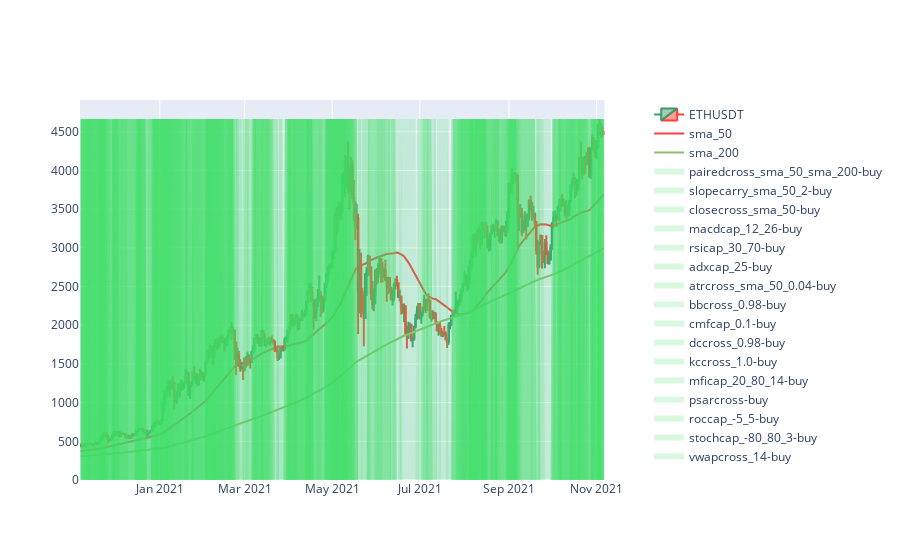

The cell this chart's notebook holds for it:
### Markdown cell above
Most Kline methods remain available.

### Code cell
kline_d.plot(365, indicators=['sma_50', 'sma_200'], signals=kline_d.signals)

### Figure 1 — Plotly figure (JSON) as saved in the notebook; plotly's stock layout.template omitted (floating-point values rounded to 4 significant figures; data arrays with more than 128 entries replaced by an {"elided": "..."} marker saying what was removed)
{"data": [{"close": {"elided": "365 float values"}, "high": {"elided": "365 float values"}, "low": {"elided": "365 float values"}, "name": "ETHUSDT", "open": {"elided": "365 float values"}, "type": "candlestick", "x": {"elided": "365 str values"}}, {"line": {"color": "#f94144"}, "name": "sma_50", "type": "scatter", "x": {"elided": "365 str values"}, "xaxis": "x", "y": {"elided": "365 float values"}, "yaxis": "y"}, {"line": {"color": "#90be6d"}, "name": "sma_200", "type": "scatter", "x": {"elided": "365 str values"}, "xaxis": "x", "y": {"elided": "365 float values"}, "yaxis": "y"}, {"fill": "tozeroy", "fillcolor": "rgba(60, 220, 100, 0.2)", "mode": "none", "name": "pairedcross_sma_50_sma_200-buy", "type": "scatter", "x": {"elided": "365 str values"}, "y": {"elided": "365 float values"}}, {"fill": "tozeroy", "fillcolor": "rgba(60, 220, 100, 0.2)", "mode": "none", "name": "slopecarry_sma_50_2-buy", "type": "scatter", "x": {"elided": "365 str values"}, "y": {"elided": "365 float values"}}, {"fill": "tozeroy", "fillcolor": "rgba(60, 220, 100, 0.2)", "mode": "none", "name": "closecross_sma_50-buy", "type": "scatter", "x": {"elided": "365 str values"}, "y": {"elided": "365 float values"}}, {"fill": "tozeroy", "fillcolor": "rgba(60, 220, 100, 0.2)", "mode": "none", "name": "macdcap_12_26-buy", "type": "scatter", "x": {"elided": "365 str values"}, "y": {"elided": "365 float values"}}, {"fill": "tozeroy", "fillcolor": "rgba(60, 220, 100, 0.2)", "mode": "none", "name": "rsicap_30_70-buy", "type": "scatter", "x": {"elided": "365 str values"}, "y": {"elided": "365 int values"}}, {"fill": "tozeroy", "fillcolor": "rgba(60, 220, 100, 0.2)", "mode": "none", "name": "adxcap_25-buy", "type": "scatter", "x": {"elided": "365 str values"}, "y": {"elided": "365 float values"}}, {"fill": "tozeroy", "fillcolor": "rgba(60, 220, 100, 0.2)", "mode": "none", "name": "atrcross_sma_50_0.04-buy", "type": "scatter", "x": {"elided": "365 str values"}, "y": {"elided": "365 int values"}}, {"fill": "tozeroy", "fillcolor": "rgba(60, 220, 100, 0.2)", "mode": "none", "name": "bbcross_0.98-buy", "type": "scatter", "x": {"elided": "365 str values"}, "y": {"elided": "365 float values"}}, {"fill": "tozeroy", "fillcolor": "rgba(60, 220, 100, 0.2)", "mode": "none", "name": "cmfcap_0.1-buy", "type": "scatter", "x": {"elided": "365 str values"}, "y": {"elided": "365 float values"}}, {"fill": "tozeroy", "fillcolor": "rgba(60, 220, 100, 0.2)", "mode": "none", "name": "dccross_0.98-buy", "type": "scatter", "x": {"elided": "365 str values"}, "y": {"elided": "365 float values"}}, {"fill": "tozeroy", "fillcolor": "rgba(60, 220, 100, 0.2)", "mode": "none", "name": "kccross_1.0-buy", "type": "scatter", "x": {"elided": "365 str values"}, "y": {"elided": "365 float values"}}, {"fill": "tozeroy", "fillcolor": "rgba(60, 220, 100, 0.2)", "mode": "none", "name": "mficap_20_80_14-buy", "type": "scatter", "x": {"elided": "365 str values"}, "y": {"elided": "365 float values"}}, {"fill": "tozeroy", "fillcolor": "rgba(60, 220, 100, 0.2)", "mode": "none", "name": "psarcross-buy", "type": "scatter", "x": {"elided": "365 str values"}, "y": {"elided": "365 float values"}}, {"fill": "tozeroy", "fillcolor": "rgba(60, 220, 100, 0.2)", "mode": "none", "name": "roccap_-5_5-buy", "type": "scatter", "x": {"elided": "365 str values"}, "y": {"elided": "365 float values"}}, {"fill": "tozeroy", "fillcolor": "rgba(60, 220, 100, 0.2)", "mode": "none", "name": "stochcap_-80_80_3-buy", "type": "scatter", "x": {"elided": "365 str values"}, "y": {"elided": "365 float values"}}, {"fill": "tozeroy", "fillcolor": "rgba(60, 220, 100, 0.2)", "mode": "none", "name": "vwapcross_14-buy", "type": "scatter", "x": {"elided": "365 str values"}, "y": {"elided": "365 float values"}}], "layout": {"xaxis": {"anchor": "y", "domain": [0, 0.94], "rangeslider": {"visible": false}}, "yaxis": {"anchor": "x", "domain": [0, 1]}, "yaxis2": {"anchor": "x", "overlaying": "y", "side": "right"}}}
